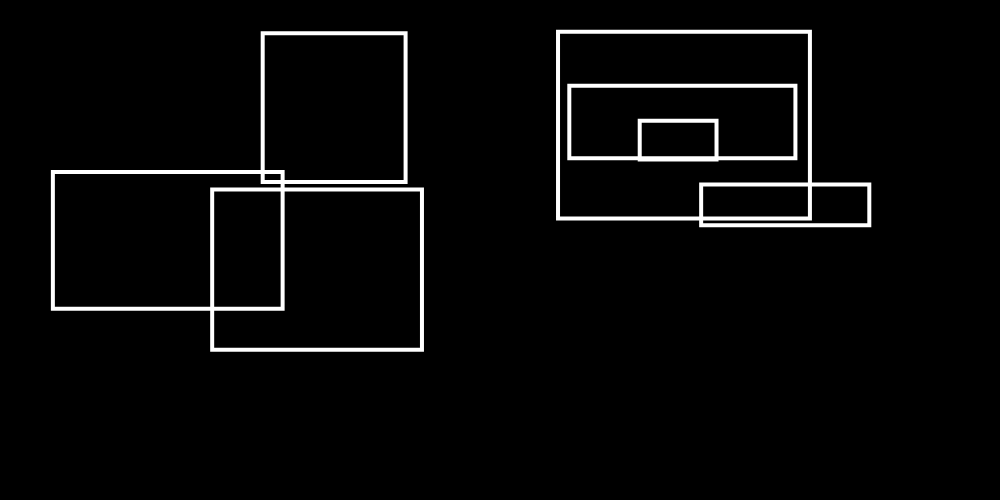
Frame 1 (no input)
Frame 60 (no input): identical to frame 1, image omitted
Frame 120 (the mouse pressed at the canvas centre since frame 60): identical to frame 1, image omitted

The p5.js sketch that drew this single still picture (run headless with seeded random() and noise() and a simulated clock; from frame 60 on, the mouse is pressed at the canvas centre):

// p5.js sketch
// ── sketch.js
function setup() {
  createCanvas(1000,500);
  background(0);
  stroke(255);
  strokeWeight(4);
  noFill()
  for(var i = 0; i < 7; i++) {
   
   rect(random(5,795),random(5,395),random(5,300),random(5,200));
   
 }
}

function draw() {

  
}
